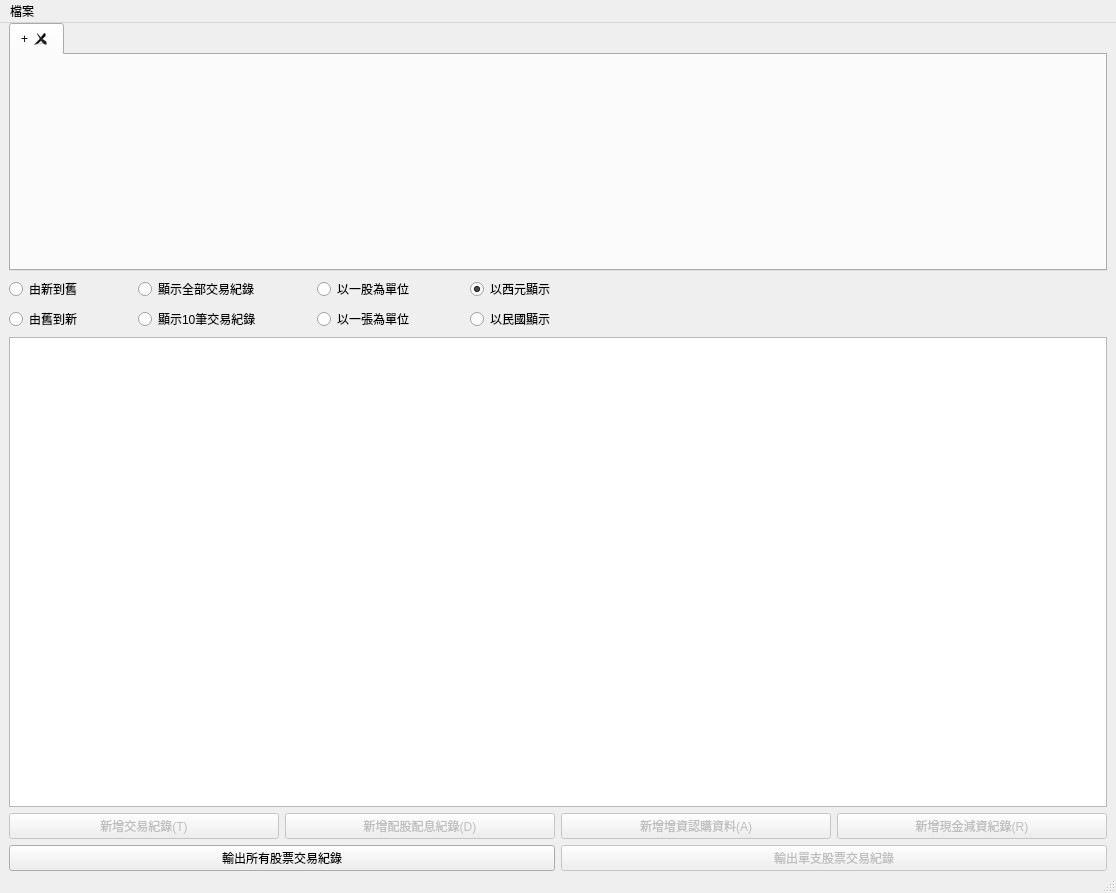
<?xml version="1.0" encoding="UTF-8"?>
<ui version="4.0">
 <class>MainWindow</class>
 <widget class="QMainWindow" name="MainWindow">
  <property name="geometry">
   <rect>
    <x>0</x>
    <y>0</y>
    <width>1116</width>
    <height>893</height>
   </rect>
  </property>
  <property name="windowTitle">
   <string>MainWindow</string>
  </property>
  <widget class="QWidget" name="centralwidget">
   <layout class="QVBoxLayout" name="verticalLayout">
    <property name="topMargin">
     <number>0</number>
    </property>
    <property name="bottomMargin">
     <number>0</number>
    </property>
    <item>
     <widget class="QTabWidget" name="qtTabWidget">
      <property name="currentIndex">
       <number>0</number>
      </property>
      <property name="iconSize">
       <size>
        <width>10</width>
        <height>10</height>
       </size>
      </property>
      <property name="tabsClosable">
       <bool>true</bool>
      </property>
      <property name="movable">
       <bool>true</bool>
      </property>
      <widget class="QWidget" name="tab_add">
       <attribute name="title">
        <string>+</string>
       </attribute>
      </widget>
     </widget>
    </item>
    <item>
     <layout class="QHBoxLayout" name="horizontalLayout_4">
      <item>
       <layout class="QVBoxLayout" name="verticalLayout_4">
        <item>
         <widget class="QRadioButton" name="qtFromNewToOldRadioButton">
          <property name="text">
           <string>由新到舊</string>
          </property>
          <property name="checked">
           <bool>true</bool>
          </property>
         </widget>
        </item>
        <item>
         <widget class="QRadioButton" name="qtFromOldToNewRadioButton">
          <property name="text">
           <string>由舊到新</string>
          </property>
         </widget>
        </item>
       </layout>
      </item>
      <item>
       <spacer name="horizontalSpacer_4">
        <property name="orientation">
         <enum>Qt::Horizontal</enum>
        </property>
        <property name="sizeType">
         <enum>QSizePolicy::Minimum</enum>
        </property>
        <property name="sizeHint" stdset="0">
         <size>
          <width>50</width>
          <height>20</height>
         </size>
        </property>
       </spacer>
      </item>
      <item>
       <layout class="QVBoxLayout" name="verticalLayout_3">
        <item>
         <widget class="QRadioButton" name="qtShowAllRadioButton">
          <property name="text">
           <string>顯示全部交易紀錄</string>
          </property>
          <property name="checked">
           <bool>true</bool>
          </property>
         </widget>
        </item>
        <item>
         <widget class="QRadioButton" name="qtShow10RadioButton">
          <property name="text">
           <string>顯示10筆交易紀錄</string>
          </property>
         </widget>
        </item>
       </layout>
      </item>
      <item>
       <spacer name="horizontalSpacer_7">
        <property name="orientation">
         <enum>Qt::Horizontal</enum>
        </property>
        <property name="sizeType">
         <enum>QSizePolicy::Minimum</enum>
        </property>
        <property name="sizeHint" stdset="0">
         <size>
          <width>50</width>
          <height>20</height>
         </size>
        </property>
       </spacer>
      </item>
      <item>
       <layout class="QVBoxLayout" name="verticalLayout_2">
        <item>
         <widget class="QRadioButton" name="qtShow1StockRadioButton">
          <property name="text">
           <string>以一股為單位</string>
          </property>
          <property name="checked">
           <bool>true</bool>
          </property>
         </widget>
        </item>
        <item>
         <widget class="QRadioButton" name="qtShow1000StockRadioButton">
          <property name="text">
           <string>以一張為單位</string>
          </property>
         </widget>
        </item>
       </layout>
      </item>
      <item>
       <spacer name="horizontalSpacer_8">
        <property name="orientation">
         <enum>Qt::Horizontal</enum>
        </property>
        <property name="sizeType">
         <enum>QSizePolicy::Minimum</enum>
        </property>
        <property name="sizeHint" stdset="0">
         <size>
          <width>50</width>
          <height>20</height>
         </size>
        </property>
       </spacer>
      </item>
      <item>
       <layout class="QVBoxLayout" name="verticalLayout_5">
        <item>
         <widget class="QRadioButton" name="qtADYearRadioButton">
          <property name="text">
           <string>以西元顯示</string>
          </property>
          <property name="checked">
           <bool>true</bool>
          </property>
         </widget>
        </item>
        <item>
         <widget class="QRadioButton" name="qtROCYearRadioButton">
          <property name="text">
           <string>以民國顯示</string>
          </property>
         </widget>
        </item>
       </layout>
      </item>
      <item>
       <spacer name="horizontalSpacer_3">
        <property name="orientation">
         <enum>Qt::Horizontal</enum>
        </property>
        <property name="sizeHint" stdset="0">
         <size>
          <width>40</width>
          <height>20</height>
         </size>
        </property>
       </spacer>
      </item>
     </layout>
    </item>
    <item>
     <widget class="QTableView" name="qtTradingDataTableView">
      <property name="minimumSize">
       <size>
        <width>0</width>
        <height>470</height>
       </size>
      </property>
      <attribute name="verticalHeaderMinimumSectionSize">
       <number>15</number>
      </attribute>
     </widget>
    </item>
    <item>
     <layout class="QHBoxLayout" name="horizontalLayout_3">
      <item>
       <widget class="QPushButton" name="qtAddTradingDataPushButton">
        <property name="enabled">
         <bool>false</bool>
        </property>
        <property name="text">
         <string>新增交易紀錄(T)</string>
        </property>
       </widget>
      </item>
      <item>
       <widget class="QPushButton" name="qtAddDividendDataPushButton">
        <property name="enabled">
         <bool>false</bool>
        </property>
        <property name="text">
         <string>新增配股配息紀錄(D)</string>
        </property>
       </widget>
      </item>
      <item>
       <widget class="QPushButton" name="qtAddLimitBuyingDataPushButton">
        <property name="enabled">
         <bool>false</bool>
        </property>
        <property name="text">
         <string>新增增資認購資料(A)</string>
        </property>
       </widget>
      </item>
      <item>
       <widget class="QPushButton" name="qtAddCapitalReductionDataPushButton">
        <property name="enabled">
         <bool>false</bool>
        </property>
        <property name="text">
         <string>新增現金減資紀錄(R)</string>
        </property>
       </widget>
      </item>
     </layout>
    </item>
    <item>
     <layout class="QHBoxLayout" name="horizontalLayout_5">
      <item>
       <widget class="QPushButton" name="qtExportAllStockTradingDataPushButton">
        <property name="enabled">
         <bool>true</bool>
        </property>
        <property name="text">
         <string>輸出所有股票交易紀錄</string>
        </property>
       </widget>
      </item>
      <item>
       <widget class="QPushButton" name="qtExportSelectedStockTradingDataPushButton">
        <property name="enabled">
         <bool>false</bool>
        </property>
        <property name="text">
         <string>輸出單支股票交易紀錄</string>
        </property>
       </widget>
      </item>
     </layout>
    </item>
   </layout>
  </widget>
  <widget class="QMenuBar" name="menubar">
   <property name="geometry">
    <rect>
     <x>0</x>
     <y>0</y>
     <width>1116</width>
     <height>21</height>
    </rect>
   </property>
   <widget class="QMenu" name="menu">
    <property name="title">
     <string>檔案</string>
    </property>
    <addaction name="qtActionImport"/>
    <addaction name="qtActionExportAllAccount"/>
    <addaction name="qtActionExportCurrentAccount"/>
   </widget>
   <addaction name="menu"/>
  </widget>
  <widget class="QStatusBar" name="statusbar"/>
  <action name="qtActionImport">
   <property name="text">
    <string>匯入</string>
   </property>
  </action>
  <action name="qtActionExportAllAccount">
   <property name="text">
    <string>匯出所有帳號資料</string>
   </property>
  </action>
  <action name="qtActionExportCurrentAccount">
   <property name="text">
    <string>匯出目前帳號資料</string>
   </property>
  </action>
 </widget>
 <resources/>
 <connections/>
</ui>
